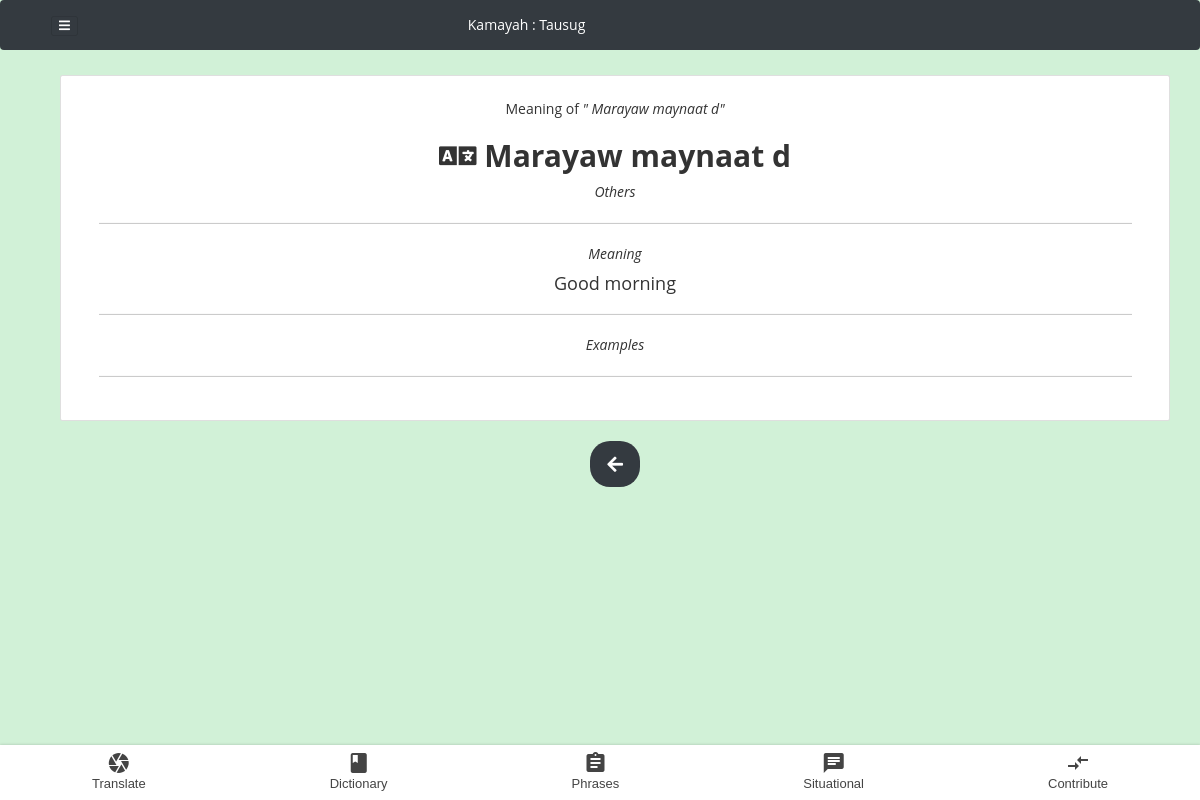
/word.php?word=2, run on the app's committed database.
### tables this page shows
CREATE TABLE `dictionary` (
  `word_id` int(11) NOT NULL,
  `word` varchar(255) DEFAULT NULL,
  `description` varchar(255) DEFAULT NULL,
  `type` varchar(255) DEFAULT NULL,
  `example` varchar(255) DEFAULT NULL
);

### word.php (the view, shortened to what this page needs)
<!DOCTYPE html>
<?php
include('function/db.php');
include('include/bootstrap.php');
include('include/topbar.php');
if(isset($_GET["word"]))
{
     $word_id = $_GET["word"];
     $query = "SELECT * from dictionary WHERE word_id='$word_id'";
}
$result = mysqli_query($con, $query);
$row = mysqli_fetch_array($result)
?>
<html lang="en" dir="ltr">
<head>
    <link rel="stylesheet" href="https://maxcdn.bootstrapcdn.com/bootstrap/3.3.6/css/bootstrap.min.css" />
    <link rel="stylesheet" href="css/upload.css">
    <link rel="stylesheet" href="css/dictionary.css">
    <link rel="stylesheet" href="css/botnav.css">
    <link rel="stylesheet" href="https://cdnjs.cloudflare.com/ajax/libs/font-awesome/5.15.3/css/all.min.css">
</head>
<body>
    <div class="container">
        <div class="container center">
            <div class="card cardWordlist">
                <div class="card-body">
                    <span> Meaning of <i>"<?php echo $row['word'] ?>"</i>
                        <div class="col-md-12">
                            <h2><i class="fas fa-language"></i> <b><?php echo $row['word'] ?> </b></h2>
                            <span><i><?php echo $row['type'] ?></i>
                                <hr>
                                <span><i>Meaning</i> </span>
                                <h4><?php echo $row['description'] ?></h4>
                                <hr>
                                <span><i>Examples</i></span>
                                <hr>
                        </div>
                </div>
            </div>
            <br>
            <a href='dictionary.php' style='border-radius: 20px;' type="button" id="btnup"
                class="btn btn-dark btn-lg"><i class="fas fa-arrow-left"></i></a>
        </div>
    </div>
    <?php include('include/navbar.php') ?>
</body>
</html>

### css/upload.css (style rules this page uses)
.container { padding-bottom: 20px; margin-top: 5px; border-radius: 5px; }
.center { text-align: center; }

### css/dictionary.css (style rules this page uses)
.cardWordlist { display: flex; flex-direction: column; padding: 10px; background: #ffffff; }
body { background-color: #d1f1d7; font-family: 'Open Sans', sans-serif; }

### css/botnav.css (style rules this page uses)
a:hover, a:visited, a:link, a:active { text-decoration: none; }

### data on the page
dictionary: word "Marayaw maynaat d", type "Others", description "Good morning"
